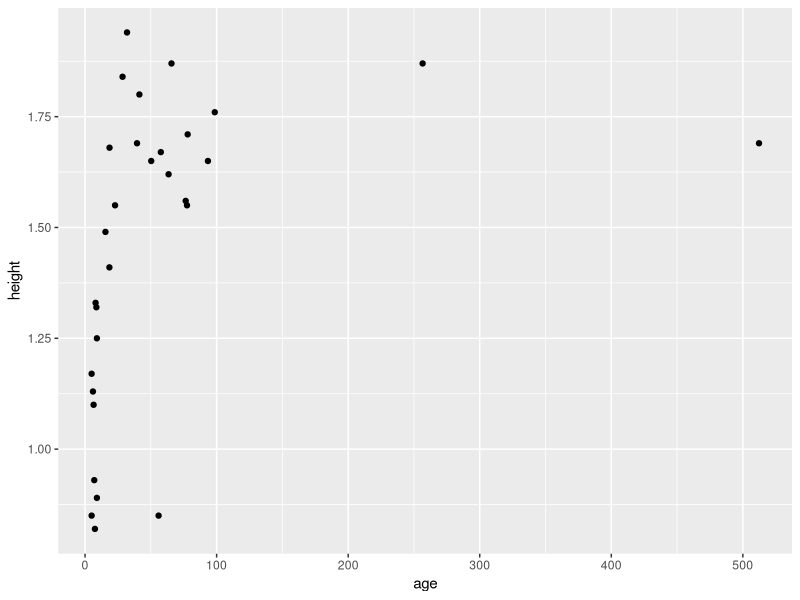
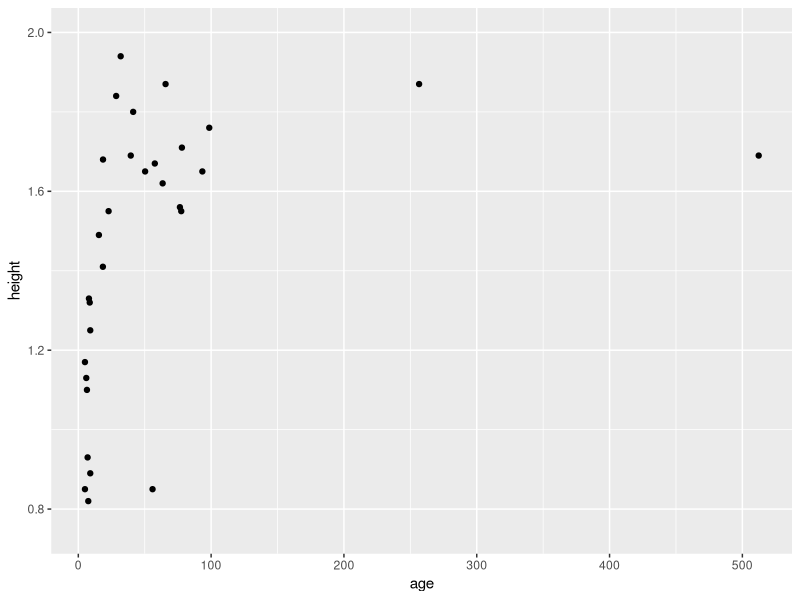
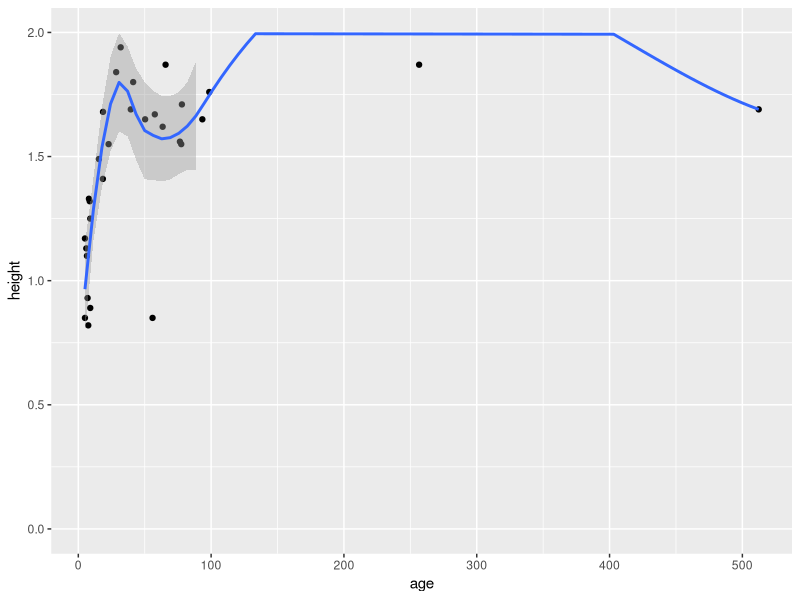
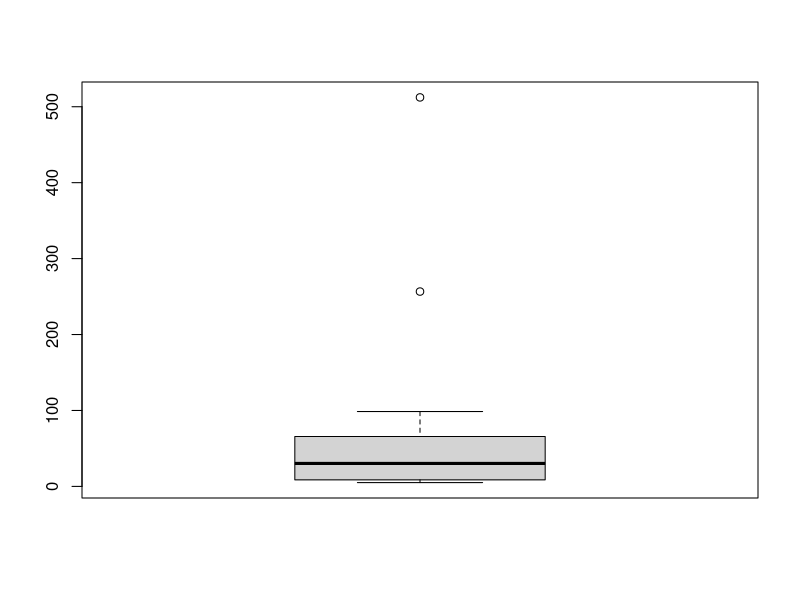
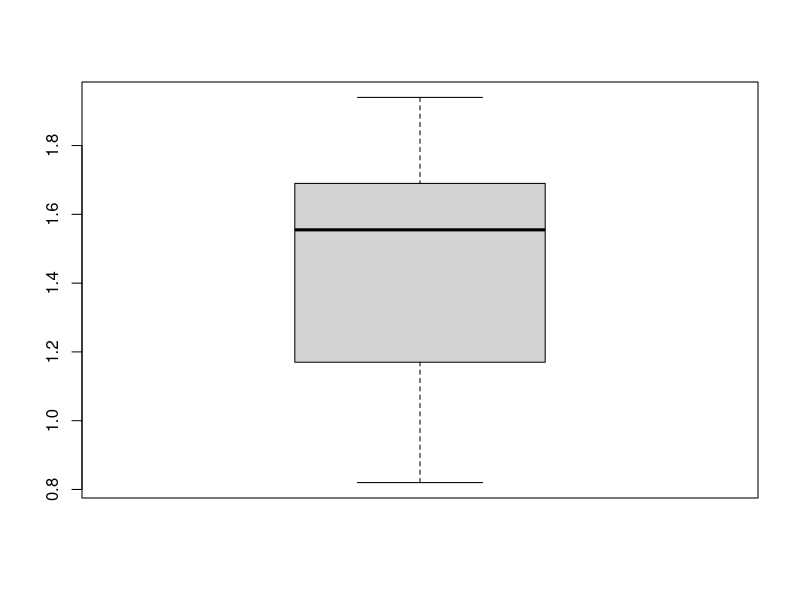
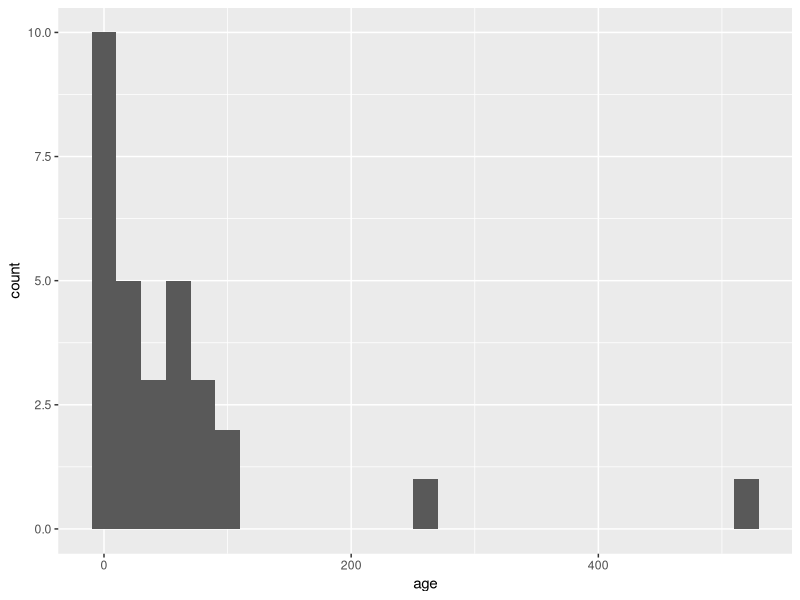
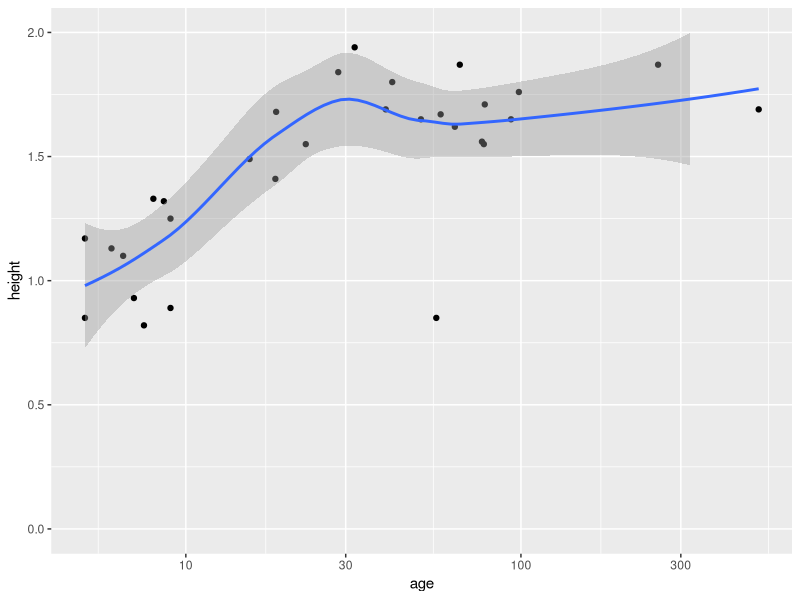
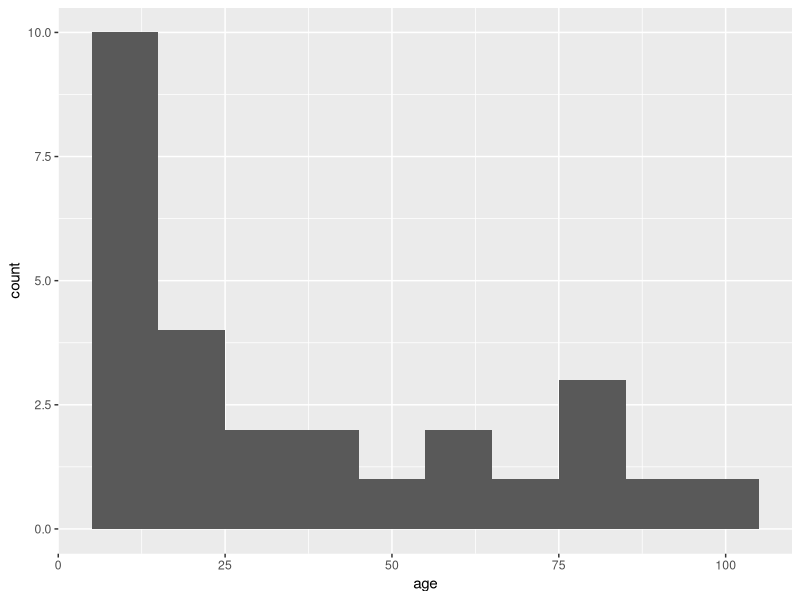

The R script that drew these images, in order:
## ---- chunk 1
#| echo: false
#| results: asis
#| purl: false
#distill::mypurl()
## ---- chunk 2
#| label: fig-ggplot-eda
#| fig-cap: "Generierter Plot"

library(ggplot2)
library(dplyr)
library(scales)

# create some data about age and height of people
people <- data.frame(
  ID = c(1:30),
  
  age = c(5.0, 7.0, 6.5 ,9.0, 8.0, 5.0, 8.6, 7.5, 9.0, 6.0,
          63.5 ,65.7, 57.6, 98.6, 76.5, 78.0, 93.4, 77.5, 256.6, 512.3,
          15.5, 18.6, 18.5, 22.8, 28.5, 39.5, 55.9, 50.3, 31.9, 41.3),
  
  height = c(0.85, 0.93, 1.1, 1.25, 1.33, 1.17, 1.32, 0.82, 0.89, 1.13,
             1.62, 1.87, 1.67, 1.76, 1.56, 1.71, 1.65, 1.55, 1.87, 1.69,
             1.49, 1.68, 1.41, 1.55, 1.84, 1.69, 0.85, 1.65, 1.94, 1.80),
  
  weight = c(45.5, 54.3, 76.5, 60.4, 43.4, 36.4, 50.3, 27.8, 34.7, 47.6,
             84.3, 90.4, 76.5, 55.6, 54.3, 83.2, 80.7, 55.6, 87.6, 69.5,
             48.0, 55.6, 47.6, 60.5, 54.3, 59.5, 34.5, 55.4, 100.4, 110.3)
)

# build a scatterplot for a first inspection
ggplot(people, aes(x=age, y=height)) + 
  geom_point() 

ggplot(people, aes(x=age, y=height)) + 
  geom_point() +
  scale_y_continuous(limits = c(0.75, 2))

# Go to help page: http://docs.ggplot2.org/current/ -> Search for icon of fit-line
# http://docs.ggplot2.org/current/geom_smooth.html

# build a scatterplot for a first inspection, with regression line
ggplot(people, aes(x=age, y=height)) + 
  geom_point() + 
  scale_y_continuous(limits=c(0, 2.0)) +
  geom_smooth()

# stem and leaf plot
stem(people$height)
stem(people$height, scale=2)

# explore the two variables with box-whiskerplots
summary(people$age)
boxplot(people$age)

summary(people$height)
boxplot(people$height)

# explore data with a histgram
ggplot(people, aes(x=age)) + 
  geom_histogram(binwidth=20)  

density(x = people$height)

# re-expression: use log or sqrt axes
#
# Find here guideline about scaling axes 
# http://www.cookbook-r.com/Graphs/Axes_(ggplot2)/
# http://docs.ggplot2.org/0.9.3.1/scale_continuous.html

# logarithmic axis: respond to skewness in the data, e.g. log10 
ggplot(people, aes(x=age, y=height)) + 
  geom_point() + 
  scale_y_continuous(limits=c(0, 2.0)) +
  geom_smooth() +
  scale_x_log10()

# outliers: Remove very small and very old people

peopleClean <- people |>
  filter(ID != 27) |>    # Diese Person war zu klein.
  filter(age < 100)       # Fehler in der Erhebung des Alters

ggplot(peopleClean, aes(x=age)) + 
  geom_histogram(binwidth=10)

ggplot(peopleClean, aes(x=age, y=height)) + 
  geom_point() + 
  scale_y_continuous(limits=c(0, 2.0)) +
  geom_smooth()

# with custom binwidth
ggplot(peopleClean, aes(x=age)) + 
  geom_histogram(binwidth=10) + 
  theme_bw() # specifying the theme

# quadratic axis
ggplot(peopleClean, aes(x=age, y=height)) + 
  geom_point() + scale_y_continuous(limits=c(0, 2.0)) +
  geom_smooth(method="lm", fill='lightblue', size=0.5, alpha=0.5) + 
  scale_x_sqrt()

# filter "teenies": No trend
filter(peopleClean, age < 15) |>
  ggplot(aes(x=age, y=height)) + 
  geom_point() + 
  scale_y_continuous(limits=c(0, 2.0)) +
  geom_smooth(method="lm", fill='lightblue', size=0.5, alpha=0.5)

# filter "teenies": No trend
peopleClean |>
  filter(age > 55) |>
  ggplot(aes(x=age, y=height)) + 
  geom_point() + 
  scale_y_continuous(limits=c(0, 2.0)) +
  geom_smooth(method="lm", fill='lightblue', size=0.5, alpha=0.5)

# Onwards towards multidimensional data

# Finally, make a scatterplot matrix
pairs(peopleClean[,2:4], panel=panel.smooth)

pairs(peopleClean[,2:4], panel=panel.smooth)
